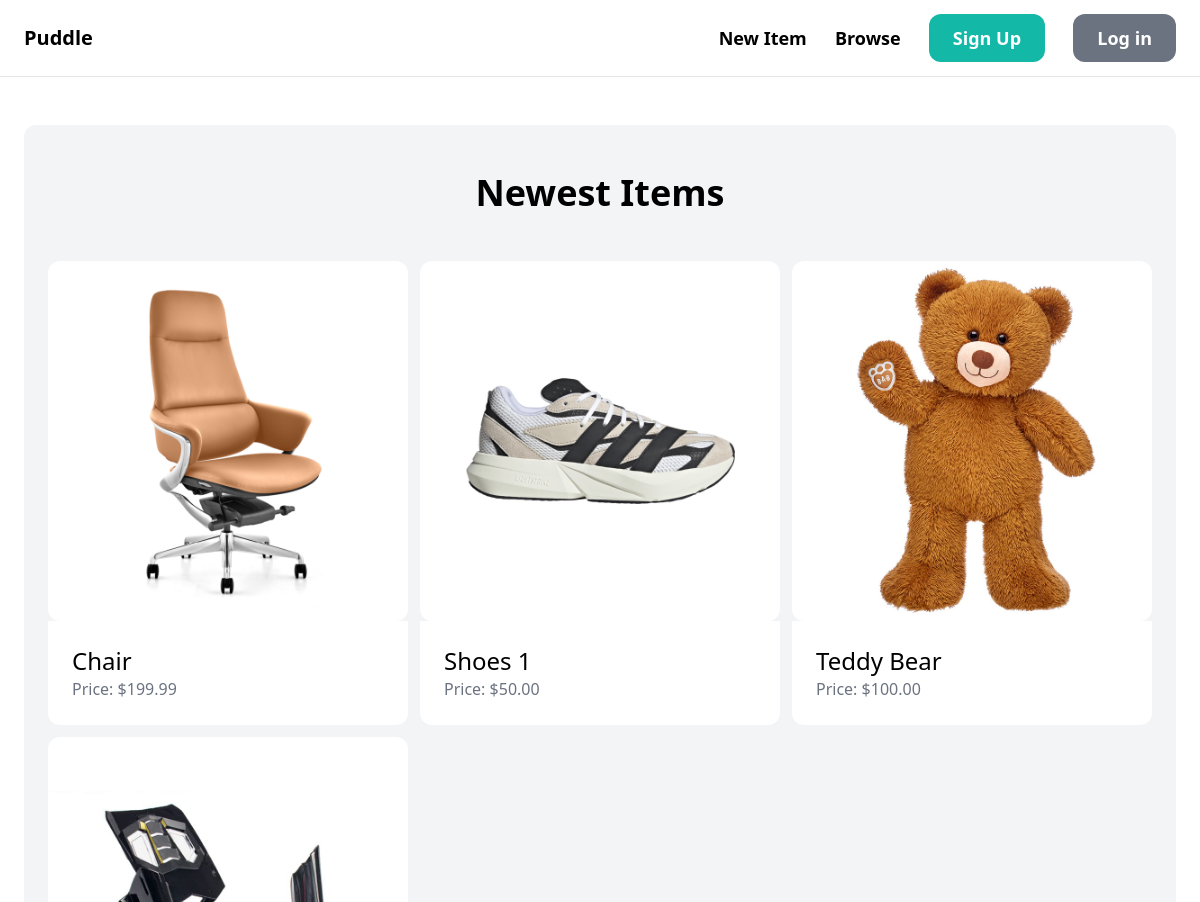
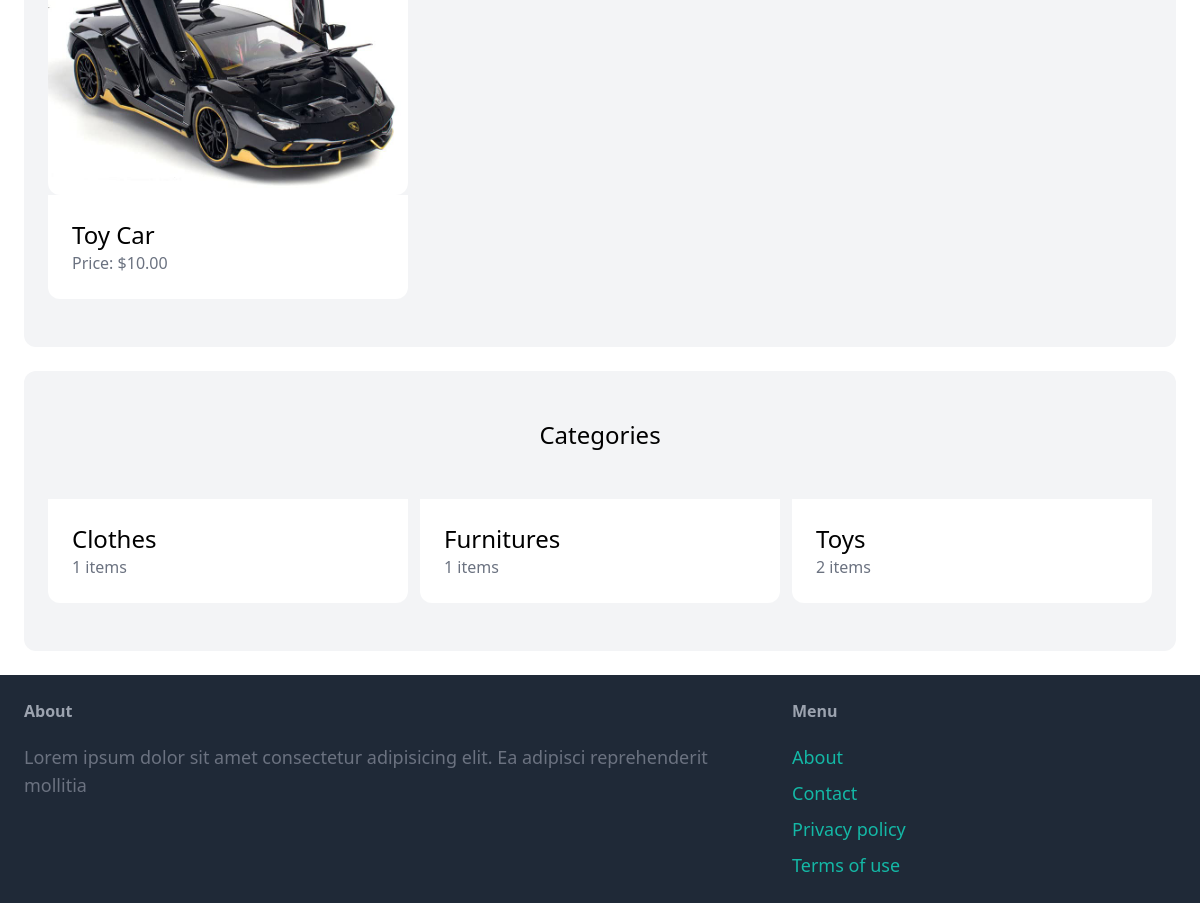
The page / on the database its author committed (2 pictures, top to bottom).
### item/models.py (models this page shows, shortened)
class Item(models.Model):
    category = models.ForeignKey(Category, related_name='items', on_delete=models.CASCADE)
    name = models.CharField(max_length=255)
    description = models.TextField(blank=True, null=True)
    price = models.DecimalField(max_digits=10, decimal_places=2)
    image = models.ImageField(upload_to='item_images', blank=True, null=True)
    is_sold = models.BooleanField(default=False)
    created_by = models.ForeignKey(User,related_name='items', on_delete=models.CASCADE)
    created_at = models.DateTimeField(auto_now_add=True)
    class Meta:
        ordering = ('name',)

class Category(models.Model):
    name = models.CharField(max_length=255)
    class Meta:
        ordering = ('name',)
        verbose_name_plural = 'categories'

### core/views.py (the view)
# urls.py: path('', views.index, name='index'),
def index(request):
    items = Item.objects.filter(is_sold=False)[0:6]
    categories = Category.objects.all()
    return render(request, 'core/index.html', {
        'categories': categories,
        'items': items,
    })

### core/templates/core/index.html (shortened to what this page needs)
{% extends 'core/base.html' %}
{% block content %}
    <div class="mt-6 px-6 py-12 bg-gray-100 rounded-xl">
        <h2 class="mb-12 text-4xl font-extrabold text-center">
    Newest Items
</h2>
        <div class="grid grid-cols-3 gap-3">
            {% for item in items %}
                <div>
                    <a href="{% url 'item:detail' item.id %}">
                        <div>
                            <img src="{{item.image.url}}" class="rounded-xl">
                        </div>
                        <div class="p-6 bg-white rounded-b-xl">
                            <h2 class="text-2xl">{{item.name}}</h2>
                            <p class="text-gray-500">Price: ${{item.price}}</p>
                        </div>
                    </a>
                </div>
            {% endfor %}
        </div>
    </div>
    <div class="mt-6 px-6 py-12 bg-gray-100 rounded-xl">
        <h2 class="mb-12 text-2xl text-center">Categories</h2>
        <div class="grid grid-cols-3 gap-3">
            {% for category in categories %}
                <div>
                    <a href="#">
                        <div class="p-6 bg-white rounded-b-xl">
                            <h2 class="text-2xl">{{category.name}}</h2>
                            <p class="text-gray-500">{{category.items.count}} items</p>
                        </div>
                    </a>
                </div>
            {% endfor %}
        </div>
    </div>
{% endblock %}

### core/templates/core/base.html (shortened to what this page needs)
<!DOCTYPE html>
<html>
    <head>
        <script src="https://cdn.tailwindcss.com"></script>
    </head>
    <body>
        <nav class="py-6 px-6 flex justify-between items-center border-b border-gray-200">
            <a href="/" class="text-xl font-semibold">Puddle</a>
            <div class="space-x-6">
                <a href="{% url 'item:new' %}" class="text-lg font-semibold hover:text-gray-500">New Item</a>
                <a href="{% url 'item:items' %}" class="text-lg font-semibold hover:text-gray-500">Browse</a>
                {% if request.user.is_authenticated %}
                    <a href="{% url 'conversation:inbox' %}" class="px-6 py-3 text-lg font-semibold bg-teal-500 text-white rounded-xl hover:bg-teal-700">Inbox</a>
                    <a href="{% url 'dashboard:index' %}" class="px-6 py-3 text-lg font-semibold bg-gray-500 text-white rounded-xl hover:bg-gray-700">Dashboard</a>
                        <form action="{% url 'core:logout' %}" method="post" class="inline">
                            {% csrf_token %}
                            <button type="submit"
                                class="px-6 py-3 text-lg font-semibold bg-red-500 text-white rounded-xl hover:bg-red-700">
                                Logout
                            </button>
                        </form>
                {% else %}
                    <a href="{% url 'core:signup' %}" class="px-6 py-3 text-lg font-semibold bg-teal-500 text-white rounded-xl hover:bg-teal-700">Sign Up</a>
                    <a href="{% url 'core:login' %}" class="px-6 py-3 text-lg font-semibold bg-gray-500 text-white rounded-xl hover:bg-gray-700">Log in</a>
                {% endif %}
            </div>
        </nav>
        <div class="px-6 py-6">
            {% block content %}
            {% endblock %}
        </div>
        <footer class="px-6 py-6 flex justify-between bg-gray-800">
            <div class="w-2/3 pr-10">
                <h3 class="mb-5 font-semibold text-gray-400">About</h3>
                <p class="text-lg text-gray-500">Lorem ipsum dolor sit amet consectetur adipisicing elit. Ea adipisci reprehenderit mollitia</p>
            </div>
            <div class="w-1/3">
                <h3 class="mb-5 font-semibold text-gray-400">Menu</h3>
                <ul class="space-y-2">
                    <li><a href="#" class="text-lg text-teal-500 hover:text-teal-700 ">About</a> </li>
                    <li><a href="{% url 'core:contact' %}" class="text-lg text-teal-500 hover:text-teal-700 ">Contact</a> </li>
                    <li><a href="#" class="text-lg text-teal-500 hover:text-teal-700 ">Privacy policy</a> </li>
                    <li><a href="#" class="text-lg text-teal-500 hover;text-teal-700 ">Terms of use</a> </li>
                </ul>
            </div>
        </footer>
    </body>
</html>

### rows shown on the page
Item: image (picture), name "Chair", price "199.99"
Item: image (picture), name "Shoes 1", price "50.00"
Item: image (picture), name "Teddy Bear", price "100.00"
Item: image (picture), name "Toy Car", price "10.00"
Category: name "Clothes", items.count "1"
Category: name "Furnitures", items.count "1"
Category: name "Toys", items.count "2"
